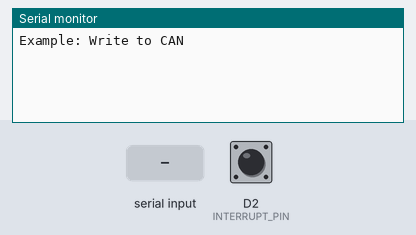
A sketch run on a simulated STM32 Nucleo. On the bench: the last lines printed to the serial monitor. The inputs (shaded band) are chosen by the test bench; at power-on: D2 (INTERRUPT_PIN) LOW.

Above: at 1.2 s.
1.3 s: "90,45\n" received over Serial
At 2.5 s:
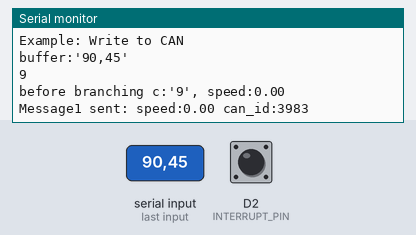
2.8 s: "5\n" received over Serial
At 3.9 s:
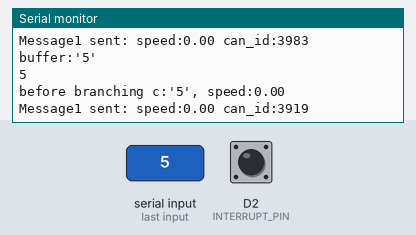
4.3 s: "r90\n" received over Serial
At 5.1 s:
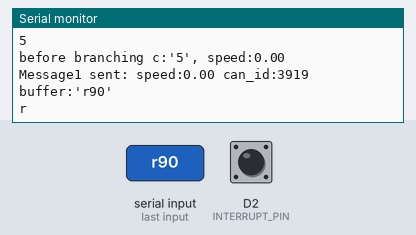
5.8 s: "r,45\n" received over Serial
At 6.4 s:
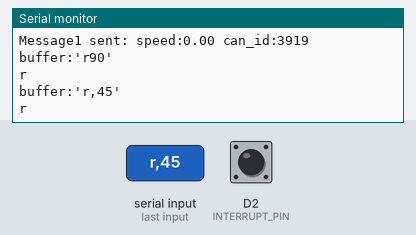
7.3 s: "R90\n" received over Serial
At 7.6 s:
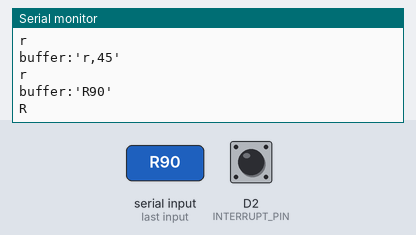
8.8 s: "R,45\n" received over Serial
At 10.1 s:
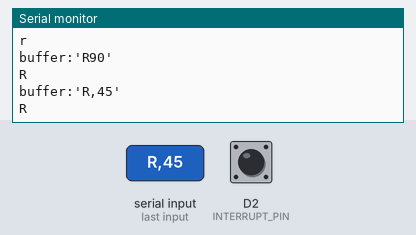

The sketch:

can_rw_nano.ino
```cpp
#include <SPI.h>
#include <mcp2515.h>

#define INTERRUPT_PIN 2
#define CAN_ID_FILTER_TX 0b1010
#define CAN_ID_FILTER_RX 0b1111
#define CAN_DATA_REQ_ID 1 << 6
// #define CAN_DATA_REQ_ID 0b101011

struct can_frame canMsg1;
struct can_frame canMsg2;
MCP2515 mcp2515(10);
struct can_frame receiving_can_frame;

int motor_index;
float motor_sensor_speed;
float motor_sensor_position;
bool from_motor;
volatile bool interrupt_flag;

union {
  float floats[2];
  uint8_t bytes[8];
} byte_converter;

char c, buffer[10];

float speed;
void request_odom_data(uint8_t motor);
void send_speed_value(uint8_t motor, float _speed);
void irq_can_interrupt() {
  interrupt_flag = true;
}


void setup() {

  Serial.begin(115200);

  while (!Serial)
    ;

  init_can();


  Serial.println("Example: Write to CAN");
}


void loop() {
  // float speed = 2.0;
  // canMsg1.data[0] = 2;
  if (Serial.available() > 1) {
    memset(buffer, 0, sizeof(buffer));
    delay(1);//without delay sometimes characters doesn't get loaded into serial buffer
    Serial.readBytesUntil('\n', buffer, 8);
    Serial.print("buffer:'");
    Serial.print(buffer);
    Serial.println("'");
    Serial.println(buffer[0]);
    if (buffer[0] == 'r' || buffer[0] == 'R') {
      request_odom_data();
    } else {

      c = buffer[0];
      speed = String(buffer + 1).toFloat();


      Serial.print("before branching c:'");
      Serial.print(c);
      Serial.print("', speed:");
      Serial.println(speed);

      send_speed_value(c - 'A', speed);
      delay(100);
      Serial.print("Message1 sent: ");
      Serial.print("speed:");
      Serial.print(speed);
      Serial.print(" ");
      Serial.print("can_id:");
      Serial.println(canMsg1.can_id);
    }
  }

  if (!interrupt_flag && digitalRead(INTERRUPT_PIN) == HIGH) { request_odom_data(); }

  // if (mcp2515.readMessage(&receiving_can_frame) == MCP2515::ERROR_OK) {
  //   motor_index = (receiving_can_frame.can_id >> 4 & 0b11);
  //   from_motor = ((receiving_can_frame.can_id & 0b1111) == CAN_ID_FILTER_TX);

  //   if (from_motor && receiving_can_frame.can_dlc == 8) {
  //     Serial.print("motor:");
  //     Serial.print(motor_index);
  //     *(uint64_t *)byte_converter.bytes = *(uint64_t *)receiving_can_frame.data;
  //     motor_sensor_speed = byte_converter.floats[0];
  //     motor_sensor_position = byte_converter.floats[1];
  //     Serial.print(" speed:");
  //     Serial.print(motor_sensor_speed);
  //     Serial.print(" position:");
  //     Serial.print(motor_sensor_position);
  //     Serial.println();
  //   }
  // }

  process_if_interrupt();
  delay(100);
}

void init_can() {
  mcp2515.reset();

  mcp2515.setBitrate(CAN_1000KBPS, MCP_8MHZ);

  attachInterrupt(digitalPinToInterrupt(INTERRUPT_PIN), irq_can_interrupt, LOW);

  mcp2515.setFilterMask(MCP2515::MASK0, false, 0);
  mcp2515.setFilter(MCP2515::RXF0, false, CAN_ID_FILTER_TX);
  mcp2515.setNormalMode();
}

void process_if_interrupt() {
  if (interrupt_flag) {
    interrupt_flag = false;

    uint8_t irq = mcp2515.getInterrupts();
    // Serial.print("Interupt mode, irq:");
    // Serial.println(irq);

    if (irq & MCP2515::CANINTF_RX0IF) {
      // Serial.println("RXB0");
      if (mcp2515.readMessage(MCP2515::RXB0, &receiving_can_frame) == MCP2515::ERROR_OK) {
        // frame contains received from RXB0 message
        print_CAN_msg(&receiving_can_frame);
      }
    }
    if (irq & MCP2515::CANINTF_RX1IF) {
      // Serial.println("RXB1");
      if (mcp2515.readMessage(MCP2515::RXB1, &receiving_can_frame) == MCP2515::ERROR_OK) {
        // frame contains received from RXB1 message
        print_CAN_msg(&receiving_can_frame);
      }
    }
    if (!(irq & (MCP2515::CANINTF_RX0IF | MCP2515::CANINTF_RX1IF))) {
      // Serial.println("Clearing interrupts");
      mcp2515.clearInterrupts();
    }
  }
}

void request_odom_data() {
  canMsg2.can_id = CAN_DATA_REQ_ID;  // leading 1 because the priority should be lower for a request so it doesn't interfere with other msgs
  canMsg2.can_dlc = 0;
  uint64_t s = 0;
  *((uint64_t *)canMsg2.data) = s;
  // Serial.print("senging request, can_id:");
  // Serial.print(canMsg2.can_id);
  // Serial.print(", dlc:");
  // Serial.print(canMsg2.can_dlc);
  // Serial.print(", data:");
  // Serial.print(((char *)canMsg2.data));
  // Serial.println();
  bool send_error = mcp2515.sendMessage(&canMsg2) == MCP2515::ERROR_OK;
  // Serial.println(send_error ? "Sent" : "Error");
}

void send_speed_value(uint8_t motor, float _speed) {
  canMsg1.can_id = motor << 4 | CAN_ID_FILTER_RX;
  canMsg1.can_dlc = sizeof(float);
  *((float *)canMsg1.data) = _speed;
  // Serial.print("sending can msg, id:");
  // Serial.print(canMsg1.can_id);
  // Serial.print(", dlc:");
  // Serial.print(canMsg1.can_dlc);
  // Serial.print(", data:");
  // Serial.println(((char *)canMsg1.data));
  bool send_error = mcp2515.sendMessage(&canMsg1) == MCP2515::ERROR_OK;
  // Serial.println(send_error ? "Sent" : "Error");
}

void print_CAN_msg(struct can_frame *frame) {
  motor_index = (frame->can_id >> 4 & 0b11);
  Serial.print("motor:");
  Serial.print(motor_index);

  *(uint64_t *)byte_converter.bytes = *(uint64_t *)frame->data;
  motor_sensor_speed = byte_converter.floats[0];
  motor_sensor_position = byte_converter.floats[1];
  Serial.print(" speed:");
  Serial.print(motor_sensor_speed);
  Serial.print(" position:");
  Serial.print(motor_sensor_position);
  Serial.println();
}
```

Measured:
- after the input at 1.3 s, the serial monitor: prints a new line at once (image 1)
- after the input at 2.8 s, the serial monitor: prints a new line at once (image 2)
- after the input at 4.3 s, the serial monitor: prints a new line at once (image 3)
- after the input at 5.8 s, the serial monitor: prints a new line at once (image 4)
- after the input at 7.3 s, the serial monitor: prints a new line at once (image 5)
- after the input at 8.8 s, the serial monitor: prints a new line at once (image 6)
